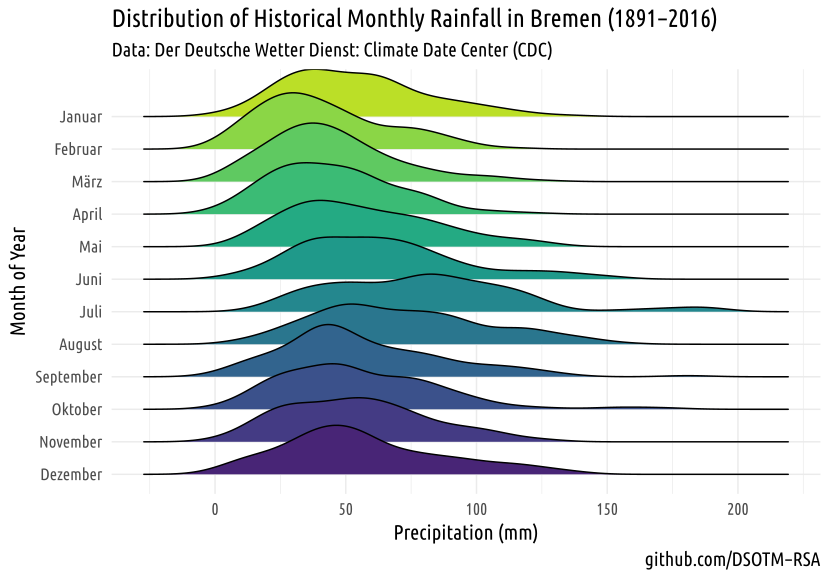

This chart was generated by the following R code:
######################################################################################

# playing with rainfall data and visualisation
# Dan Gray, github.com/DSOTM-RSA

# source inspiration for chart type: github.com/ikashnitsky
# https://gist.github.com/ikashnitsky/2f6e29acbb9cbeb1694630c5932b8ad5

######################################################################################

# load libraries
library(tidyverse)
library(forcats)
library(ggjoy)
library(viridis)
library(extrafont)

# load monthly data: downlaod from ftp://ftp-cdc.dwd.de/pub/CDC/
monthly <- read_delim("~/Desktop/monthly/produkt_nieder_monat_18900101_20161231_00691.txt",
                      ";", escape_double = FALSE, trim_ws = TRUE)

# extract individual months and years
dateStr <- as.character(monthly$MESS_DATUM_BEGINN)
dateNum <- substr(dateStr, 1, 6) %>% as.double()
dateMonth <-substr(dateNum, 5, 6) %>% as.double()
dateYear <- substr(dateNum, 1, 4) %>% as.double()

# temporary data.frame for modifications
frame <- mutate(monthly, frameID = dateNum-dateNum[1],
                month = dateMonth, year = dateYear)

# convert factors to numeric and fix NaN
frame$STATIONS_ID <-as.factor(frame$STATIONS_ID)
frame$monthFct <-as.factor(frame$month)
frame$MO_RR[frame$MO_RR==-999] <-NA

# select, mutate, and plot in one go
frame %>% select (MO_RR,monthFct,year) %>% 
  mutate(labels=fct_recode(monthFct,"Januar" = "1", "Februar" = "2", "März" = "3", "April" = "4",
         "Mai"= "5", "Juni" = "6", "Juli" = "7", "August" = "8",
         "September" = "9", "Oktober" = "10", "November" = "11", "Dezember" = "12")) %>% 
  ggplot(aes(x=MO_RR,y=labels %>% fct_rev())) + 
  geom_joy(aes(fill=labels)) + 
  scale_fill_viridis(discrete=T,option="D", direction=-1,begin=.1,end=.9) + 
  labs(x = "Precipitation (mm)", y = "Month of Year",
       title = "Distribution of Historical Monthly Rainfall in Bremen (1890-2016)",
       subtitle = "Data: Der Deutsche Wetter Dienst: Climate Data Center (CDC)",
       caption = "github.com/DSOTM-RSA") +
  theme_minimal(base_family = "Ubuntu Condensed", base_size = 15) +
  theme(legend.position = "none")

ggsave("rainJoy_monthly.pdf",  width=8.3, height=5.8)
embed_fonts("rainJoy_monthly.pdf")


# historical total yearly
frame %>% filter(year<=2015 & year>=1891) %>% 
  mutate(grp = cut(year, breaks = c(1890,1915,1940,1965,1990,2015),
                    labels=c("1891-1915","1916-1940","1941-1965","1966-1990","1991-2015"))) %>% 
  select(MO_RR,monthFct,year,grp) %>% 
  group_by(year,grp) %>% 
  summarise(Total=sum(MO_RR)) %>% ungroup() %>% 
  ggplot(aes(x=Total,y=grp %>% fct_rev())) +
  geom_joy(aes(fill=grp),rel_min_height=0.01) + 
  scale_fill_viridis(discrete=T,option="D", direction=-1,begin=.1,end=.9) + 
  labs(x = "Total Yearly Precipitation (mm)", y = "Inteval",
       title = "Distribution of Historical Total Yearly Rainfall in Bremen (1891-2015)",
       subtitle = "Data: Der Deutsche Wetter Dienst: Climate Data Center (CDC)",
       caption = "github.com/DSOTM-RSA") +
  theme_minimal(base_family = "Ubuntu Condensed", base_size = 15) +
  theme(legend.position = "none")

ggsave("rainJoy_decadal_yearlyTotal.png", width=8.3, height=5.8)

ggsave("rainJoy_decadal_yearlyTotal.pdf", width=8.3, height=5.8)
embed_fonts("rainJoy_decadal_yearlyTotal.pdf")


# historical maximum monthly  
frame %>% filter(year<=2015 & year>=1891) %>% 
  mutate(grp = cut(year, breaks = c(1890,1915,1940,1965,1990,2015),
                   labels=c("1891-1915","1916-1940","1941-1965","1966-1990","1991-2015"))) %>% 
  select(MO_RR,monthFct,year,grp) %>% 
  group_by(year,grp) %>% 
  summarise(maxMonthly=max(MO_RR)) %>% ungroup() %>% 
  ggplot(aes(x=maxMonthly,y=grp %>% fct_rev()))+
  geom_joy(aes(fill=grp),rel_min_height=0.01) + 
  scale_fill_viridis(discrete=T,option="D", direction=-1,begin=.1,end=.9) + 
  labs(x = "Maximum Monthly Precipitation (mm)", y = "Inteval",
       title = "Distribution of Historical Maximum Monthly Rainfall in Bremen (1891-2015)",
       subtitle = "Data: Der Deutsche Wetter Dienst: Climate Data Center (CDC)",
       caption = "github.com/DSOTM-RSA") +
  theme_minimal(base_family = "Ubuntu Condensed", base_size = 15) +
  theme(legend.position = "none")  

ggsave("rainJoy_decadal_monthlyMaximum.pdf",  width=8.3, height=5.8)
embed_fonts("rainJoy_decadal_monthlyMaximum.pdf")


# historical maximum peak rainfall month
frame %>% filter(year<=2015 & year>=1891) %>% 
  mutate(grp = cut(year, breaks = c(1890,1915,1940,1965,1990,2015),
                   labels=c("1891-1915","1916-1940","1941-1965","1966-1990","1991-2015"))) %>% 
  select(MO_RR,month,year,grp) %>% 
  group_by(year,grp) %>% filter(MO_RR==max(MO_RR)) %>% 
  ungroup() %>% 
  ggplot(aes(x=month,y=grp %>% fct_rev()))+
  geom_joy(aes(fill=grp),rel_min_height=0.01) + 
  scale_fill_viridis(discrete=T,option="D", direction=-1,begin=.1,end=.9) + 
  labs(x = "Month of Year Where Maximum Monthly Rainfall Occurs", y = "Inteval",
       title = "Distribution of Historical Peak Monthly Rainfall in Bremen (1891-2015)",
       subtitle = "Data: Der Deutsche Wetter Dienst: Climate Data Center (CDC)",
       caption = "github.com/DSOTM-RSA") +
  theme_minimal(base_family = "Ubuntu Condensed", base_size = 15) +
  theme(legend.position = "none")    

ggsave("rainJoy_decadal_monthlyPosition.png", width=8.3, height=5.8)

ggsave("rainJoy_decadal_monthlyPosition.pdf", width=8.3, height=5.8)
embed_fonts("rainJoy_decadal_monthlyPosition.pdf")


# load daily data: downlaod from ftp://ftp-cdc.dwd.de/pub/CDC/
daily <- read_delim("~/Desktop/daily/produkt_nieder_tag_18900101_20161231_00691.txt",
                      ";", escape_double = FALSE, trim_ws = TRUE)

# extract individual months and years
dateStr <- as.character(daily$MESS_DATUM)
dateNum <- substr(dateStr, 1, 6) %>% as.double()
dateMonth <-substr(dateNum, 5, 6) %>% as.double()
dateYear <- substr(dateNum, 1, 4) %>% as.double()

# temporary data.frame for modifications
frame <- mutate(daily, frameID = dateNum-dateNum[1],
                month = dateMonth, year = dateYear)

# convert factors to numeric and fix NaN
frame$STATIONS_ID <-as.factor(frame$STATIONS_ID)
frame$yearFct <-as.factor(frame$year)
frame$monthFct <-as.factor(frame$month)
frame$RS[frame$RS==-999] <-NA



# historical maximum monthly  
frame_01 <-frame %>% filter(year<=2015 & year>=1891) %>% 
  mutate(grp = cut(year, breaks = c(1890,1915,1940,1965,1990,2015),
                   labels=c("1891-1915","1916-1940","1941-1965","1966-1990","1991-2015"))) %>% 
  select(RS,monthFct,yearFct,grp) %>% 
  group_by(monthFct,yearFct,grp) %>% 
  summarise(maxDay_Month=max(RS)) %>% ungroup() 


frame_02 <- frame %>% filter(year<=2015 & year>=1891) %>% 
  mutate(grp = cut(year, breaks = c(1890,1915,1940,1965,1990,2015),
                   labels=c("1891-1915","1916-1940","1941-1965","1966-1990","1991-2015"))) %>% 
  select(RS,monthFct,yearFct,grp) %>% 
  group_by(monthFct,yearFct,grp) %>% 
  summarise(tot_Month=sum(RS)) %>% ungroup() 

frame_tmp<-frame_01 %>% 
  mutate(dayContMonth = (maxDay_Month/frame_02$tot_Month)*100) %>% 
  filter(dayContMonth>=50) %>% add_count(dayContMonth) %>% 
  group_by(grp) %>% 
  summarise(tots=sum(n)) %>% 
  ggplot()+ geom_col(aes(x=grp,y=tots,fill=grp)) + 
  scale_fill_viridis(discrete = T) + 
  labs(x = "Inteval", y ="Number of Events (n)",
  title = "Historical Single Day Extreme Rainfall Events (>50% Monthly Total) in Bremen (1891-2015)",
  subtitle = "Data: Der Deutsche Wetter Dienst: Climate Data Center (CDC)",
  caption = "github.com/DSOTM-RSA") +
  theme_minimal(base_family = "Ubuntu Condensed", base_size = 13) +
  theme(legend.position = "none")  


frame_tmp

ggsave("rainJoy_daily_Extreme.png", width=8.3, height=5.8)

ggsave("rainJoy_daily_Extreme.pdf", width=8.3, height=5.8)
embed_fonts("rainJoy_daily_Extreme.pdf")
